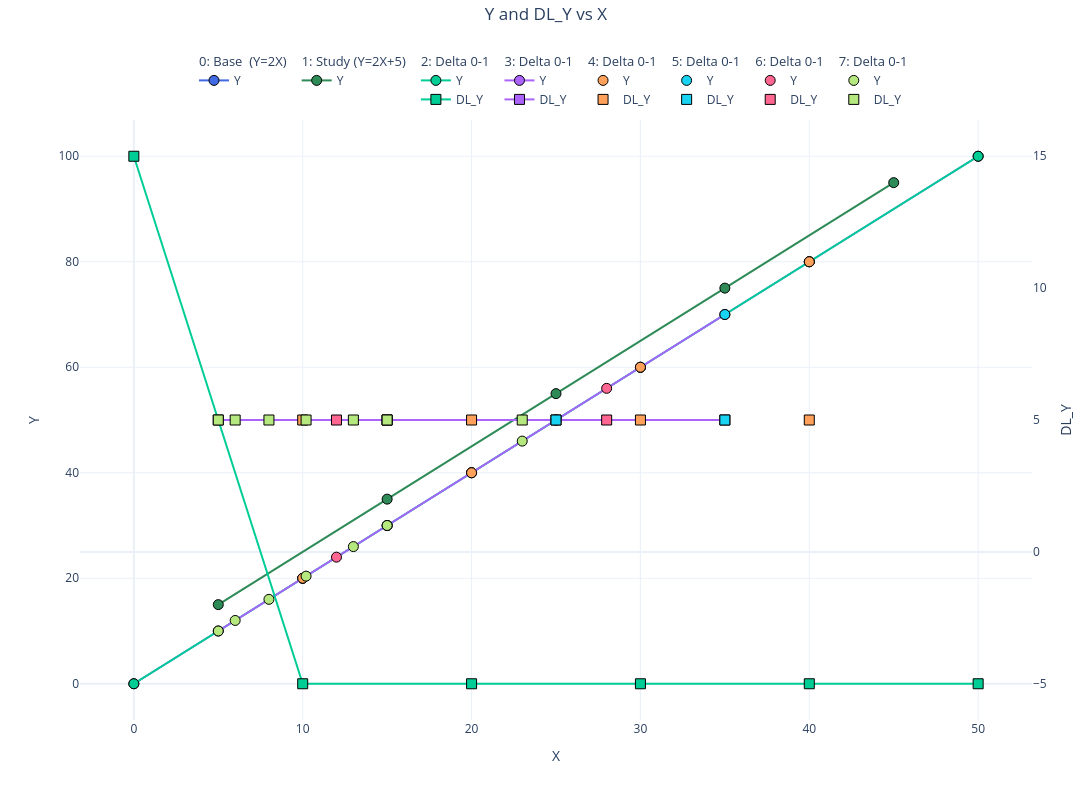

The cell this chart's notebook holds for it:
### Code cell
uc.plot_ymult("X", ["Y", "DL_Y"], suptitle="Y and DL_Y vs X")

### Figure 1 — Plotly figure (JSON) as saved in the notebook; plotly's stock layout.template omitted (floating-point values rounded to 4 significant figures)
{"data": [{"hovertemplate": "<b>Set 0: Base  (Y=2X)</b><br><b>Y</b><br>X: %{x:.4g}<br>Y: %{y:.4g}<extra></extra>", "legendgroup": "set_0", "legendgrouptitle": {"text": "0: Base  (Y=2X)"}, "line": {"color": "royalblue", "dash": "solid", "width": 2}, "marker": {"color": "royalblue", "line": {"color": "black", "width": 1}, "opacity": 1, "size": 10, "symbol": "circle"}, "mode": "lines+markers", "name": "Y", "type": "scatter", "x": [0.0, 10.0, 20.0, 30.0, 40.0, 50.0], "y": [0.0, 20.0, 40.0, 60.0, 80.0, 100.0], "yaxis": "y"}, {"hovertemplate": "<b>Set 1: Study (Y=2X+5)</b><br><b>Y</b><br>X: %{x:.4g}<br>Y: %{y:.4g}<extra></extra>", "legendgroup": "set_1", "legendgrouptitle": {"text": "1: Study (Y=2X+5)"}, "line": {"color": "seagreen", "dash": "solid", "width": 2}, "marker": {"color": "seagreen", "line": {"color": "black", "width": 1}, "opacity": 1, "size": 10, "symbol": "circle"}, "mode": "lines+markers", "name": "Y", "type": "scatter", "x": [5.0, 15.0, 25.0, 35.0, 45.0], "y": [15.0, 35.0, 55.0, 75.0, 95.0], "yaxis": "y"}, {"hovertemplate": "<b>Set 2: Delta 0-1</b><br><b>Y</b><br>X: %{x:.4g}<br>Y: %{y:.4g}<extra></extra>", "legendgroup": "set_2", "legendgrouptitle": {"text": "2: Delta 0-1"}, "line": {"color": "#00CC96", "dash": "solid", "width": 2}, "marker": {"color": "#00CC96", "line": {"color": "black", "width": 1}, "opacity": 1, "size": 10, "symbol": "circle"}, "mode": "lines+markers", "name": "Y", "type": "scatter", "x": [0.0, 10.0, 20.0, 30.0, 40.0, 50.0], "y": [0.0, 20.0, 40.0, 60.0, 80.0, 100.0], "yaxis": "y"}, {"hovertemplate": "<b>Set 2: Delta 0-1</b><br><b>DL_Y</b><br>X: %{x:.4g}<br>DL_Y: %{y:.4g}<extra></extra>", "legendgroup": "set_2", "legendgrouptitle": {"text": "2: Delta 0-1"}, "line": {"color": "#00CC96", "dash": "solid", "width": 2}, "marker": {"color": "#00CC96", "line": {"color": "black", "width": 1}, "opacity": 1, "size": 10, "symbol": "square"}, "mode": "lines+markers", "name": "DL_Y", "type": "scatter", "x": [0.0, 10.0, 20.0, 30.0, 40.0, 50.0], "y": [15.0, -5.0, -5.0, -5.0, -5.0, -5.0], "yaxis": "y2"}, {"hovertemplate": "<b>Set 3: Delta 0-1</b><br><b>Y</b><br>X: %{x:.4g}<br>Y: %{y:.4g}<extra></extra>", "legendgroup": "set_3", "legendgrouptitle": {"text": "3: Delta 0-1"}, "line": {"color": "#AB63FA", "dash": "solid", "width": 2}, "marker": {"color": "#AB63FA", "line": {"color": "black", "width": 1}, "opacity": 1, "size": 10, "symbol": "circle"}, "mode": "lines+markers", "name": "Y", "type": "scatter", "x": [5.0, 15.0, 25.0, 35.0], "y": [10.0, 30.0, 50.0, 70.0], "yaxis": "y"}, {"hovertemplate": "<b>Set 3: Delta 0-1</b><br><b>DL_Y</b><br>X: %{x:.4g}<br>DL_Y: %{y:.4g}<extra></extra>", "legendgroup": "set_3", "legendgrouptitle": {"text": "3: Delta 0-1"}, "line": {"color": "#AB63FA", "dash": "solid", "width": 2}, "marker": {"color": "#AB63FA", "line": {"color": "black", "width": 1}, "opacity": 1, "size": 10, "symbol": "square"}, "mode": "lines+markers", "name": "DL_Y", "type": "scatter", "x": [5.0, 15.0, 25.0, 35.0], "y": [5.0, 5.0, 5.0, 5.0], "yaxis": "y2"}, {"hovertemplate": "<b>Set 4: Delta 0-1</b><br><b>Y</b><br>X: %{x:.4g}<br>Y: %{y:.4g}<extra></extra>", "legendgroup": "set_4", "legendgrouptitle": {"text": "4: Delta 0-1"}, "line": {"color": "#FFA15A", "dash": "solid", "width": 2}, "marker": {"color": "#FFA15A", "line": {"color": "black", "width": 1}, "opacity": 1, "size": 10, "symbol": "circle"}, "mode": "markers", "name": "Y", "type": "scatter", "x": [10.0, 20.0, 30.0, 40.0], "y": [20.0, 40.0, 60.0, 80.0], "yaxis": "y"}, {"hovertemplate": "<b>Set 4: Delta 0-1</b><br><b>DL_Y</b><br>X: %{x:.4g}<br>DL_Y: %{y:.4g}<extra></extra>", "legendgroup": "set_4", "legendgrouptitle": {"text": "4: Delta 0-1"}, "line": {"color": "#FFA15A", "dash": "solid", "width": 2}, "marker": {"color": "#FFA15A", "line": {"color": "black", "width": 1}, "opacity": 1, "size": 10, "symbol": "square"}, "mode": "markers", "name": "DL_Y", "type": "scatter", "x": [10.0, 20.0, 30.0, 40.0], "y": [5.0, 5.0, 5.0, 5.0], "yaxis": "y2"}, {"hovertemplate": "<b>Set 5: Delta 0-1</b><br><b>Y</b><br>X: %{x:.4g}<br>Y: %{y:.4g}<extra></extra>", "legendgroup": "set_5", "legendgrouptitle": {"text": "5: Delta 0-1"}, "line": {"color": "#19D3F3", "dash": "solid", "width": 2}, "marker": {"color": "#19D3F3", "line": {"color": "black", "width": 1}, "opacity": 1, "size": 10, "symbol": "circle"}, "mode": "markers", "name": "Y", "type": "scatter", "x": [15.0, 25.0, 35.0], "y": [30.0, 50.0, 70.0], "yaxis": "y"}, {"hovertemplate": "<b>Set 5: Delta 0-1</b><br><b>DL_Y</b><br>X: %{x:.4g}<br>DL_Y: %{y:.4g}<extra></extra>", "legendgroup": "set_5", "legendgrouptitle": {"text": "5: Delta 0-1"}, "line": {"color": "#19D3F3", "dash": "solid", "width": 2}, "marker": {"color": "#19D3F3", "line": {"color": "black", "width": 1}, "opacity": 1, "size": 10, "symbol": "square"}, "mode": "markers", "name": "DL_Y", "type": "scatter", "x": [15.0, 25.0, 35.0], "y": [5.0, 5.0, 5.0], "yaxis": "y2"}, {"hovertemplate": "<b>Set 6: Delta 0-1</b><br><b>Y</b><br>X: %{x:.4g}<br>Y: %{y:.4g}<extra></extra>", "legendgroup": "set_6", "legendgrouptitle": {"text": "6: Delta 0-1"}, "line": {"color": "#FF6692", "dash": "solid", "width": 2}, "marker": {"color": "#FF6692", "line": {"color": "black", "width": 1}, "opacity": 1, "size": 10, "symbol": "circle"}, "mode": "markers", "name": "Y", "type": "scatter", "x": [12.0, 28.0], "y": [24.0, 56.0], "yaxis": "y"}, {"hovertemplate": "<b>Set 6: Delta 0-1</b><br><b>DL_Y</b><br>X: %{x:.4g}<br>DL_Y: %{y:.4g}<extra></extra>", "legendgroup": "set_6", "legendgrouptitle": {"text": "6: Delta 0-1"}, "line": {"color": "#FF6692", "dash": "solid", "width": 2}, "marker": {"color": "#FF6692", "line": {"color": "black", "width": 1}, "opacity": 1, "size": 10, "symbol": "square"}, "mode": "markers", "name": "DL_Y", "type": "scatter", "x": [12.0, 28.0], "y": [5.0, 5.0], "yaxis": "y2"}, {"hovertemplate": "<b>Set 7: Delta 0-1</b><br><b>Y</b><br>X: %{x:.4g}<br>Y: %{y:.4g}<extra></extra>", "legendgroup": "set_7", "legendgrouptitle": {"text": "7: Delta 0-1"}, "line": {"color": "#B6E880", "dash": "solid", "width": 2}, "marker": {"color": "#B6E880", "line": {"color": "black", "width": 1}, "opacity": 1, "size": 10, "symbol": "circle"}, "mode": "markers", "name": "Y", "type": "scatter", "x": [5.0, 6.0, 8.0, 10.2, 13.0, 15.0, 23.0], "y": [10.0, 12.0, 16.0, 20.4, 26.0, 30.0, 46.0], "yaxis": "y"}, {"hovertemplate": "<b>Set 7: Delta 0-1</b><br><b>DL_Y</b><br>X: %{x:.4g}<br>DL_Y: %{y:.4g}<extra></extra>", "legendgroup": "set_7", "legendgrouptitle": {"text": "7: Delta 0-1"}, "line": {"color": "#B6E880", "dash": "solid", "width": 2}, "marker": {"color": "#B6E880", "line": {"color": "black", "width": 1}, "opacity": 1, "size": 10, "symbol": "square"}, "mode": "markers", "name": "DL_Y", "type": "scatter", "x": [5.0, 6.0, 8.0, 10.2, 13.0, 15.0, 23.0], "y": [5.0, 5.0, 5.0, 5.0, 5.0, 5.0, 5.0], "yaxis": "y2"}], "layout": {"height": 800, "legend": {"orientation": "h", "x": 0.5, "xanchor": "center", "y": 1.01, "yanchor": "bottom"}, "margin": {"r": 60, "t": 120}, "showlegend": true, "title": {"text": "Y and DL_Y vs X", "x": 0.5, "y": 0.99, "yanchor": "top", "yref": "container"}, "width": 1200, "xaxis": {"domain": [0, 1], "title": {"text": "X"}}, "yaxis": {"showgrid": true, "title": {"text": "Y"}}, "yaxis2": {"anchor": "x", "overlaying": "y", "showgrid": false, "side": "right", "title": {"text": "DL_Y"}}}}
